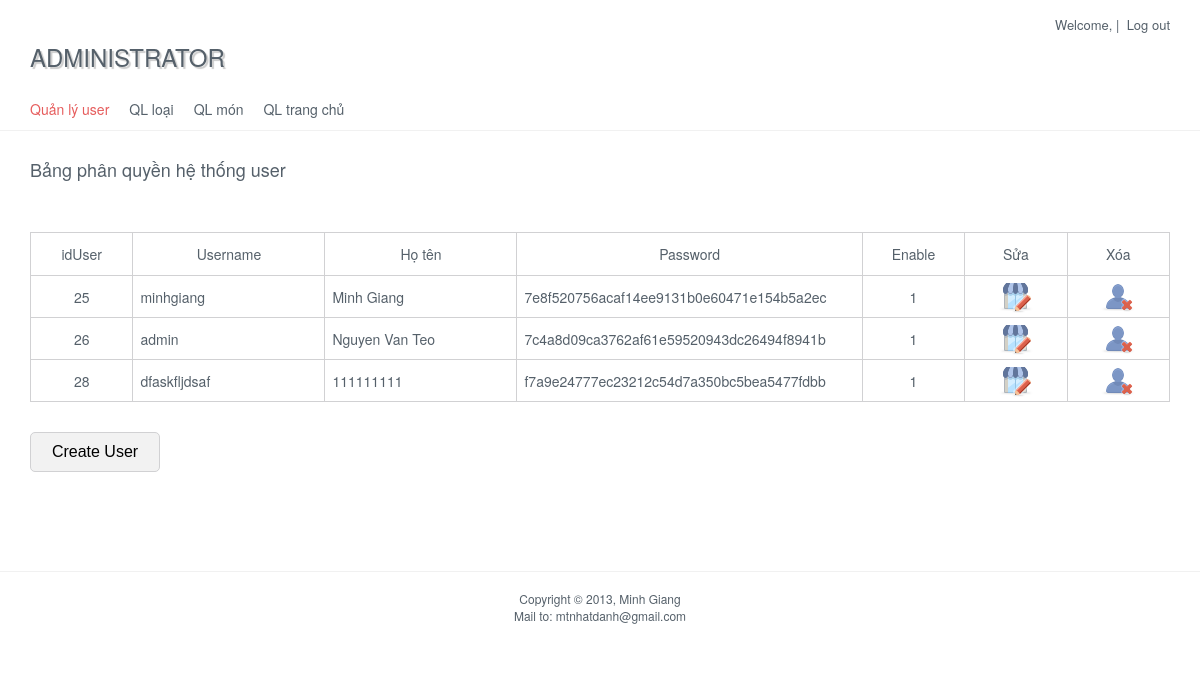
The page /admin/admin.php (signed in) on the database its author committed.
### tables this page shows
CREATE TABLE IF NOT EXISTS `users` (
  `idUser` int(11) NOT NULL AUTO_INCREMENT,
  `username` varchar(50) NOT NULL,
  `password` varchar(50) NOT NULL,
  `hoten` varchar(50) NOT NULL,
  `anhien` tinyint(4) NOT NULL,
  PRIMARY KEY (`idUser`),
  UNIQUE KEY `username` (`username`)
);

### admin/moduleAM/user_quanly.php (the view)
<section id="qluser">
	<h3>Bảng phân quyền hệ thống user</h3>
	<br>
	<table class="table" width="100%">
		<tr>
			<th>idUser</th>
			<th>Username</th>
			<th>Họ tên</th>
			<th>Password</th>
			<th>Enable</th>
			<th>Sửa</th>
			<th>Xóa</th>
		</tr>
		<?php
			$sql = 'select * from `users`';
			$rs = mysql_query($sql);
			while($r=mysql_fetch_assoc($rs))
			{
		?>
		<tr>
			<td align="center" width="8%"><?php echo $r['idUser'];?></td>
			<td width="15%"><?php echo $r['username'];?></td>
			<td width="15%"><?php echo $r['hoten'];?></td>
			<td width="20%"><?php echo $r['password'];?></td>
			<td width="8%" align="center"><?php echo $r['anhien'];?></td>
			<td width="8%" align="center"><a href="?id=user_update&username=<?php echo($r['username']);?>"><img src="../img/user_edit.png" alt="user_edit" width="34" height="30" /></a></td>
			<td width="8%" align="center"><a onclick="return confirm('Are you sure u want delete user <?php echo($r['username']);?>?')" href="?id=user_delete&delUser=<?php echo($r['username']);?>"><img src="../img/user_delete.png" alt="user_delete" width="34" height="28" /></a></td>
		</tr>
		<?php
			}
		?>
	</table>
	<p>
		<button type="button" class="button" onclick="window.location='?id=user_create'">Create User</button>
	</p>
</section>

### admin/admincss/admin.css (style rules this page uses)
body { font:62.5% "Myriad Pro", "Helvetica Neue", Arial, Helvetica, Geneva, sans-rerif; color:#55606A; }
h3 { font-size: 1.8em; font-weight: normal; margin-bottom: 2em; }
a { text-decoration: none; color: #55606A; }
section { min-height: 40em; padding: 2.5em 0 1.5em 0; }
.button { margin-top: 30px; height: 40px; width: 130px; font-size: 16px; background: #f2f2f2; border: #d1d1d3 solid 1px; -webkit-border-radius: 5px; -moz-border-radius: 5px; border-radius: 5px; }
.table { border-collapse: collapse; margin: auto; }
.table th, td { font-size: 1.4em; font-weight: normal; border: #d1d1d3 1px solid; vertical-align: middle; }
.table th { height: 3em; }
.table td { height: 1em; padding: 0em 0.5em 0em 0.5em; }
.table td img { margin-top: 0.5em; }

### rows shown on the page
users: idUser "25", username "minhgiang", hoten "Minh Giang", password "7e8f520756acaf14ee9131b0e60471e154b5a2ec", anhien "1"
users: idUser "26", username "admin", hoten "Nguyen Van Teo", password "7c4a8d09ca3762af61e59520943dc26494f8941b", anhien "1"
users: idUser "28", username "dfaskfljdsaf", hoten "111111111", password "f7a9e24777ec23212c54d7a350bc5bea5477fdbb", anhien "1"
